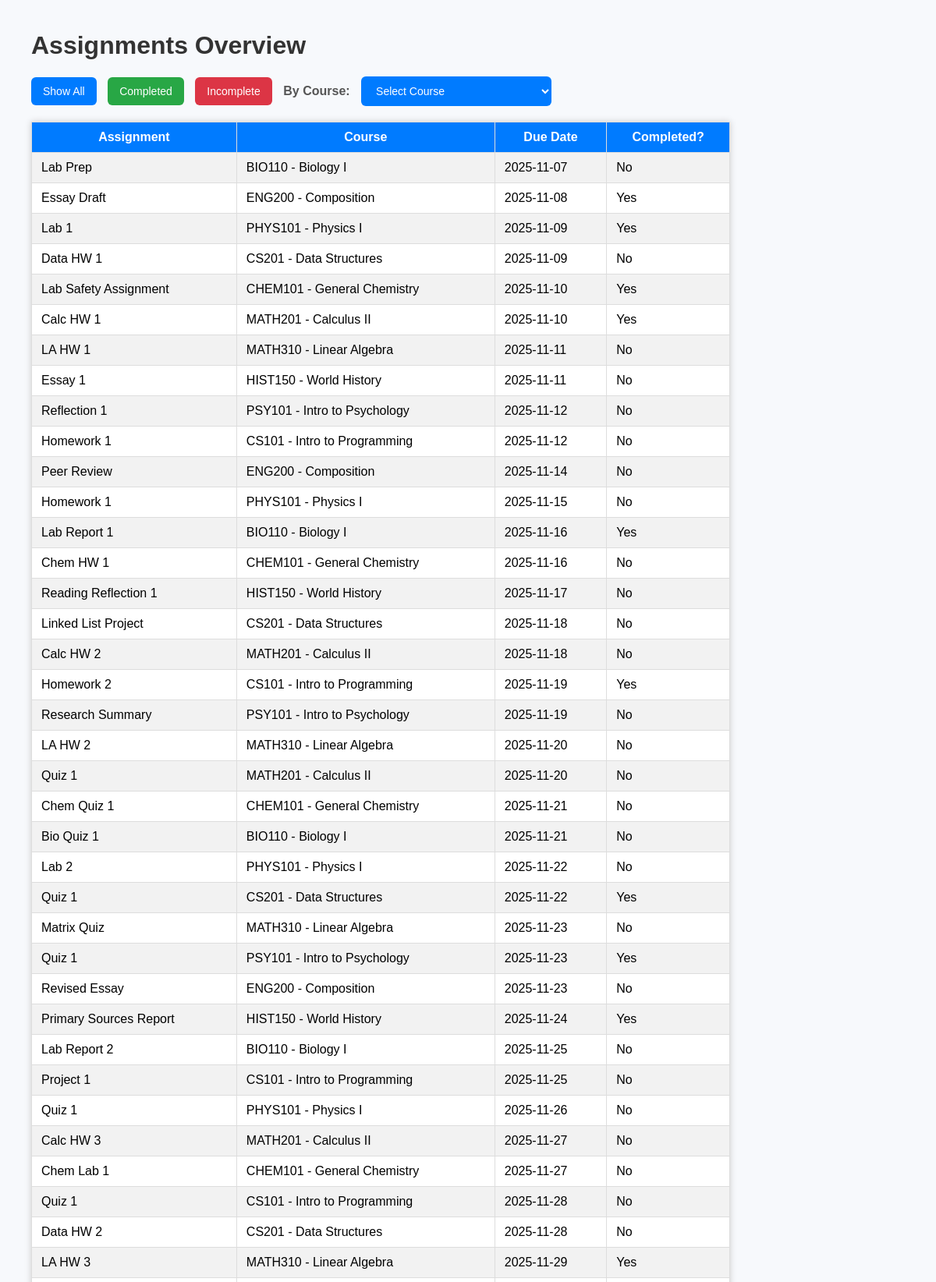
The page / (upper part) on the database its author committed.
### tables this page shows
CREATE TABLE Assignment (
    assignment_id INT AUTO_INCREMENT PRIMARY KEY,
    course_id INT NOT NULL,
    name VARCHAR(200) NOT NULL,
    due_date DATE,
    completion_status TINYINT(1) DEFAULT 0,
    type VARCHAR(50),
    FOREIGN KEY (course_id) REFERENCES Course(course_id)
        ON DELETE CASCADE
        ON UPDATE CASCADE
);

CREATE TABLE Course (
    course_id INT AUTO_INCREMENT PRIMARY KEY,
    course_name VARCHAR(150) NOT NULL
);

### index.php (the view, shortened to what this page needs)
<?php
$servername = "localhost";
$username   = "root";
$password   = "StrongPass123!";
$database   = "smart_assignment_planner";
$conn = new mysqli($servername, $username, $password, $database);
$baseQuery = "SELECT A.name, A.due_date, A.completion_status, C.course_name
              FROM Assignment A
              JOIN Course C ON A.course_id = C.course_id";
$where = [];
if (!empty($where)) {
    $sql = $baseQuery . " WHERE " . implode(" AND ", $where) . " ORDER BY A.due_date ASC";
} else {
    $sql = $baseQuery . " ORDER BY A.due_date ASC";
}
$result = $conn->query($sql);
?>
<!DOCTYPE html>
<html>
<head>
</head>
<body>
<h1>Assignments Overview</h1>
<div class="buttons">
  <form method="GET" style="display:inline;">
    <button type="submit" name="filter" value="all">Show All</button>
  </form>
  <form method="GET" style="display:inline;">
    <button type="submit" name="filter" value="completed" style="background: #28a745;">Completed</button>
  </form>
  <form method="GET" style="display:inline;">
    <button type="submit" name="filter" value="incomplete" style="background: #dc3545;">Incomplete</button>
  </form>
  <form method="GET" style="display:inline;">
    <label class="filter-label" for="course">By Course:</label>
    <select name="course" onchange="this.form.submit()">
      <option value="">Select Course</option>
    </select>
  </form>
</div>
<table>
  <tr>
    <th>Assignment</th>
    <th>Course</th>
    <th>Due Date</th>
    <th>Completed?</th>
  </tr>
  <?php if ($result && $result->num_rows > 0): ?>
      <?php while($row = $result->fetch_assoc()): ?>
        <tr>
          <td><?= htmlspecialchars($row["name"]) ?></td>
          <td><?= htmlspecialchars($row["course_name"]) ?></td>
          <td><?= htmlspecialchars($row["due_date"]) ?></td>
          <td><?= $row["completion_status"] ? "Yes" : "No" ?></td>
        </tr>
      <?php endwhile; ?>
  <?php else: ?>
      <tr><td colspan="4">No data found.</td></tr>
  <?php endif; ?>
</table>
</body>
</html>

### index.php (style rules this page uses)
body { font-family: Arial, sans-serif; margin: 40px; background: #f7f9fc; }
h1 { color: #333; }
.buttons { margin-bottom: 20px; }
button, select { background: #007bff; color: white; border: none; padding: 10px 15px; margin-right: 10px; border-radius: 6px; cursor: pointer; font-size: 14px; }
table { border-collapse: collapse; width: 80%; background: white; box-shadow: 0 0 8px #ccc; }
th, td { padding: 10px 12px; border: 1px solid #ddd; }
th { background: #007bff; color: white; }
tr:nth-child(even) { background: #f2f2f2; }
.filter-label { font-weight: bold; color: #555; margin-right: 10px; }

### rows shown on the page
assignment: name "Lab Prep", course.course_name "BIO110 - Biology I", due_date "2025-11-07", completion_status "No"
assignment: name "Essay Draft", course.course_name "ENG200 - Composition", due_date "2025-11-08", completion_status "Yes"
assignment: name "Lab 1", course.course_name "PHYS101 - Physics I", due_date "2025-11-09", completion_status "Yes"
assignment: name "Data HW 1", course.course_name "CS201 - Data Structures", due_date "2025-11-09", completion_status "No"
assignment: name "Lab Safety Assignment", course.course_name "CHEM101 - General Chemistry", due_date "2025-11-10", completion_status "Yes"
assignment: name "Calc HW 1", course.course_name "MATH201 - Calculus II", due_date "2025-11-10", completion_status "Yes"
assignment: name "LA HW 1", course.course_name "MATH310 - Linear Algebra", due_date "2025-11-11", completion_status "No"
assignment: name "Essay 1", course.course_name "HIST150 - World History", due_date "2025-11-11", completion_status "No"
assignment: name "Reflection 1", course.course_name "PSY101 - Intro to Psychology", due_date "2025-11-12", completion_status "No"
assignment: name "Homework 1", course.course_name "CS101 - Intro to Programming", due_date "2025-11-12", completion_status "No"
assignment: name "Peer Review", course.course_name "ENG200 - Composition", due_date "2025-11-14", completion_status "No"
assignment: name "Homework 1", course.course_name "PHYS101 - Physics I", due_date "2025-11-15", completion_status "No"
assignment: name "Lab Report 1", course.course_name "BIO110 - Biology I", due_date "2025-11-16", completion_status "Yes"
assignment: name "Chem HW 1", course.course_name "CHEM101 - General Chemistry", due_date "2025-11-16", completion_status "No"
assignment: name "Reading Reflection 1", course.course_name "HIST150 - World History", due_date "2025-11-17", completion_status "No"
assignment: name "Linked List Project", course.course_name "CS201 - Data Structures", due_date "2025-11-18", completion_status "No"
assignment: name "Calc HW 2", course.course_name "MATH201 - Calculus II", due_date "2025-11-18", completion_status "No"
assignment: name "Homework 2", course.course_name "CS101 - Intro to Programming", due_date "2025-11-19", completion_status "Yes"
assignment: name "Research Summary", course.course_name "PSY101 - Intro to Psychology", due_date "2025-11-19", completion_status "No"
assignment: name "LA HW 2", course.course_name "MATH310 - Linear Algebra", due_date "2025-11-20", completion_status "No"
assignment: name "Quiz 1", course.course_name "MATH201 - Calculus II", due_date "2025-11-20", completion_status "No"
assignment: name "Chem Quiz 1", course.course_name "CHEM101 - General Chemistry", due_date "2025-11-21", completion_status "No"
assignment: name "Bio Quiz 1", course.course_name "BIO110 - Biology I", due_date "2025-11-21", completion_status "No"
assignment: name "Lab 2", course.course_name "PHYS101 - Physics I", due_date "2025-11-22", completion_status "No"
assignment: name "Quiz 1", course.course_name "CS201 - Data Structures", due_date "2025-11-22", completion_status "Yes"
assignment: name "Matrix Quiz", course.course_name "MATH310 - Linear Algebra", due_date "2025-11-23", completion_status "No"
assignment: name "Quiz 1", course.course_name "PSY101 - Intro to Psychology", due_date "2025-11-23", completion_status "Yes"
assignment: name "Revised Essay", course.course_name "ENG200 - Composition", due_date "2025-11-23", completion_status "No"
assignment: name "Primary Sources Report", course.course_name "HIST150 - World History", due_date "2025-11-24", completion_status "Yes"
assignment: name "Lab Report 2", course.course_name "BIO110 - Biology I", due_date "2025-11-25", completion_status "No"
assignment: name "Project 1", course.course_name "CS101 - Intro to Programming", due_date "2025-11-25", completion_status "No"
assignment: name "Quiz 1", course.course_name "PHYS101 - Physics I", due_date "2025-11-26", completion_status "No"
assignment: name "Calc HW 3", course.course_name "MATH201 - Calculus II", due_date "2025-11-27", completion_status "No"
assignment: name "Chem Lab 1", course.course_name "CHEM101 - General Chemistry", due_date "2025-11-27", completion_status "No"
assignment: name "Quiz 1", course.course_name "CS101 - Intro to Programming", due_date "2025-11-28", completion_status "No"
assignment: name "Data HW 2", course.course_name "CS201 - Data Structures", due_date "2025-11-28", completion_status "No"
assignment: name "LA HW 3", course.course_name "MATH310 - Linear Algebra", due_date "2025-11-29", completion_status "Yes"
